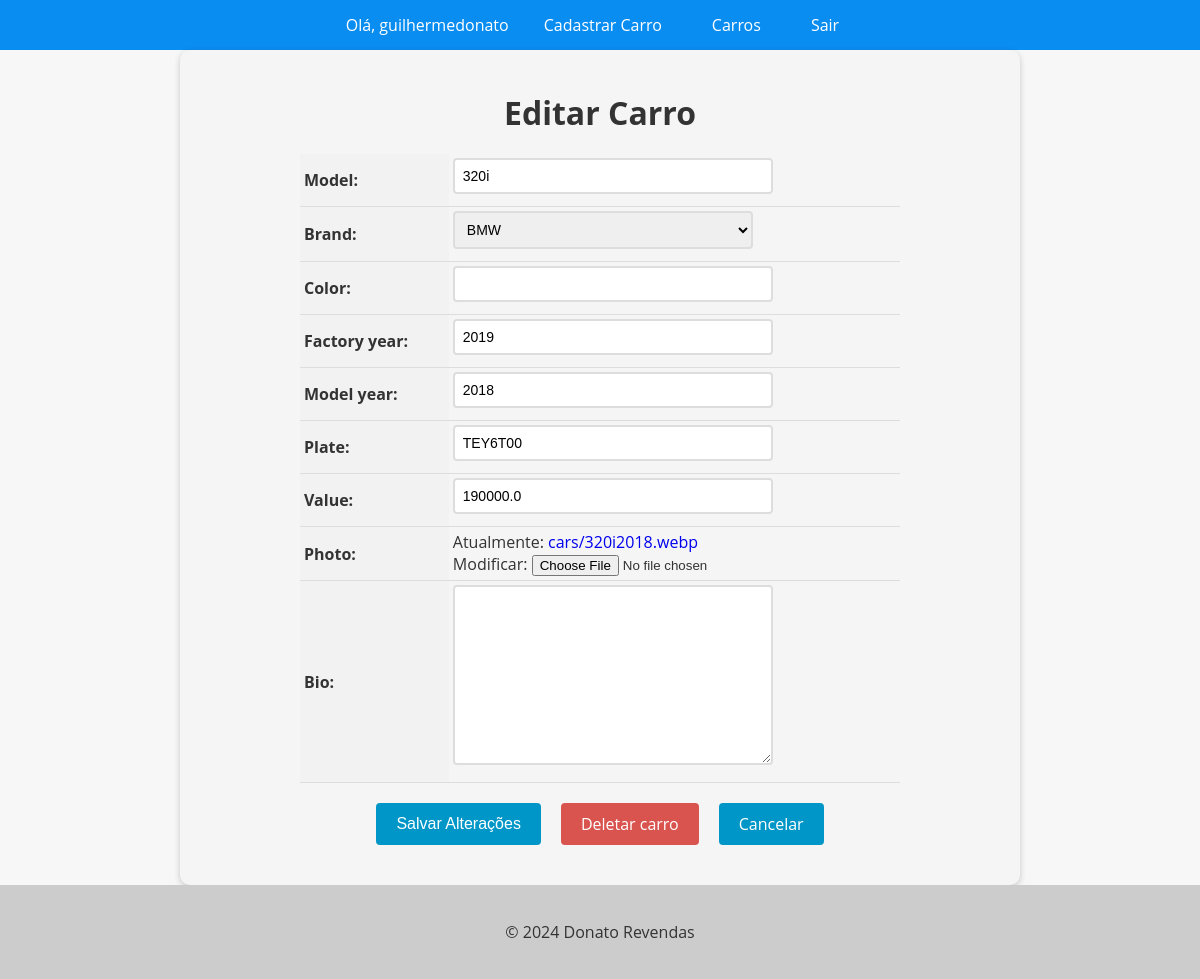
Page /car/8/update/ (signed in) on the committed database.
### cars/models.py (models this page shows, shortened)
class Car(models.Model):
    id = models.AutoField(primary_key=True)
    model = models.CharField(max_length=200)
    brand = models.ForeignKey(Brand, on_delete=models.PROTECT, related_name='car_brand')
    color = models.CharField(max_length=40, null=True, blank=True )
    factory_year = models.IntegerField(null=True, blank=True)
    model_year = models.IntegerField(null=True, blank=True)
    plate = models.CharField(max_length=10, null=True, blank=True)
    value = models.FloatField(null=True, blank=True)
    photo = models.ImageField(upload_to='cars/', null=True, blank=False)
    bio = models.TextField(blank=True, null=True)

class Brand(models.Model):
    id = models.AutoField(primary_key=True)
    name = models.CharField(max_length=200)
    class Meta: ordering = ('name',)
    def __str__(self):
        return self.name

### cars/views.py (the view, shortened to what this page needs)
# urls.py: path('car/<int:pk>/update/', CarUpdateView.as_view(), name='car_update'),
@method_decorator(login_required(login_url= 'login'), name= 'dispatch')
class CarUpdateView(UpdateView):
    model = Car
    form_class = CarModelForm
    template_name = 'car_update.html'

### cars/forms.py (shortened to what this page needs)
class CarModelForm(forms.ModelForm):
    class Meta:
        model = Car
        fields = '__all__'

### cars/templates/car_update.html (shortened to what this page needs)
{% extends "base.html" %}
{% block content %}
  <form method="post" enctype="multipart/form-data">
    <h1>Editar Carro</h1>
    <table>
      {{ form.as_table }}
    </table>
    <div>
      <div class="buttons-container">
        <input type="submit" value="Salvar Alterações" class="btn btn-primary">
        <a href="{% url 'car_delete' pk=object.pk%}" class="btn btn-danger">Deletar carro</a>
        <a href="{% url 'cars_list' %}" class="btn btn-secondary">Cancelar</a>
      </div>
    </div>
  </form>
{% endblock %}

### app/templates/base.html (shortened to what this page needs)
<!DOCTYPE html>
<html lang="en">
<head>
</head>
<body>
  <header>
    <nav>
      <ul>
        {% if user.is_authenticated %}
          <li>Olá, {{ user.username }} </li>
          <li><a href="{% url 'new_car' %}">Cadastrar Carro</a></li>
        {% endif %}
        <li><a href="{% url 'cars_list' %}">Carros</a></li>
        {% if user.is_authenticated%}
        <li><a href="{% url 'logout' %}">Sair</a></li>
        {% endif %}
      </ul>
    </nav>
  </header>
  <main>
    {% block content %}
    {% endblock %}
  </main>
  <footer>
    <p>&copy; 2024 Donato Revendas</p>
  </footer>
</body>
</html>

### app/templates/base.html (style rules this page uses)
body { font-family: 'Open Sans', sans-serif; background-color: #f7f7f7; color: #333; margin: 0; padding: 0; }
header { background-color: #0a8df1; color: #fff; text-align: center; }
footer { background-color: #ccc; color: #333; padding: 20px; text-align: center; }
nav { background-color: #0a8df1; color: #fff; height: 50px; display: flex; justify-content: center; align-items: center; }
nav ul { list-style: none; margin: 0; padding: 0; display: flex; }
nav ul li { margin: 0 10px; }
nav ul li a { color: #fff; text-decoration: none; font-size: 16px; padding: 15px; transition: all 0.3s ease; }

### cars/templates/car_update.html (style rules this page uses)
form { max-width: 800px; margin: 0 auto; padding: 20px; background-color: #f5f5f5; border-radius: 10px; box-shadow: 0 2px 6px rgba(0, 0, 0, 0.2); }
form h1 { font-size: 2rem; margin-bottom: 20px; text-align: center; }
table { margin: 0 auto; border-collapse: collapse; width: 100%; max-width: 600px; }
th, td { padding: 4px; text-align: left; border-bottom: 1px solid #ddd; }
th { background-color: #f2f2f2; }
input[type="text"], input[type="number"], select, textarea { padding: 8px; font-size: 14px; border: 2px solid #ddd; border-radius: 4px; width: 100%; max-width: 300px; margin-bottom: 8px; transition: border-bottom-color 0.3s ease-in-out; }
.btn { background-color: #0096c7; color: #fff; border: none; padding: 10px 20px; font-size: 16px; border-radius: 4px; cursor: pointer; transition: background-color 0.3s ease-in-out; }
.buttons-container { display: flex; justify-content: center; margin-top: 20px; margin-bottom: 20px; }
.btn { display: inline-block; background-color: #0096c7; color: #fff; border: none; padding: 10px 20px; font-size: 16px; border-radius: 4px; cursor: pointer; transition: background-color 0.3s ease-in-out; margin: 0 10px; }
.btn-danger { background-color: #d9534f; text-decoration: none !important; }
a { text-decoration: none !important; }

### rows in the picture
Car: model "320i", brand "BMW", factory_year "2019", model_year "2018", plate "TEY6T00", value "190000.0"

### other values in the picture
{{ user.username }} "guilhermedonato"
